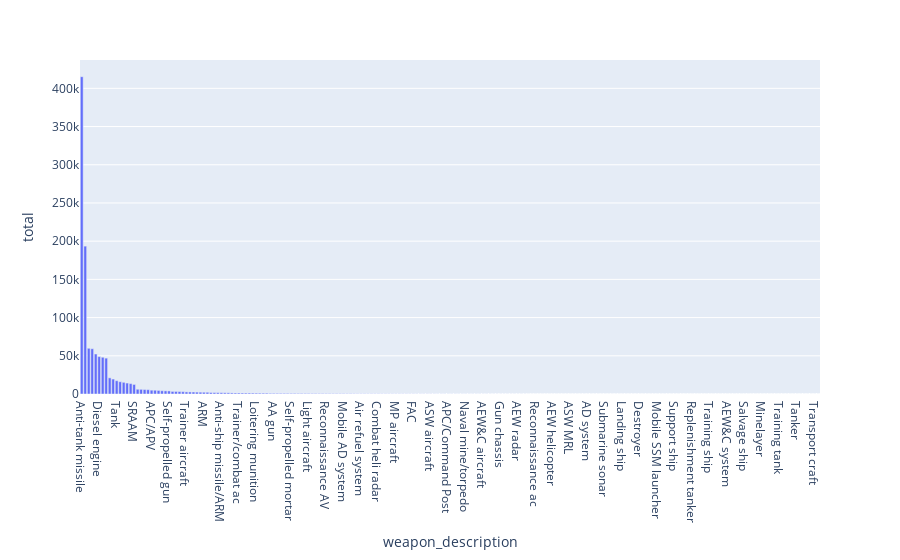

Notebook source saved alongside this figure:
### Code cell
#sipri_filter = sipri.query('total > 440')
sipri_counts = px.bar(sipri,x='weapon_description',y='total')
sipri_counts.show()

### Figure 1 — Plotly figure (JSON) as saved in the notebook; plotly's stock layout.template omitted (floating-point values rounded to 4 significant figures; data arrays with more than 128 entries replaced by an {"elided": "..."} marker saying what was removed)
{"data": [{"alignmentgroup": "True", "hovertemplate": "weapon_description=%{x}<br>total=%{y}<extra></extra>", "legendgroup": "", "marker": {"color": "#636efa"}, "name": "", "offsetgroup": "", "orientation": "v", "showlegend": false, "textposition": "auto", "type": "bar", "x": {"elided": "212 str values"}, "xaxis": "x", "y": {"elided": "212 int values"}, "yaxis": "y"}], "layout": {"barmode": "relative", "legend": {"tracegroupgap": 0}, "margin": {"t": 60}, "xaxis": {"anchor": "y", "domain": [0, 1], "title": {"text": "weapon_description"}}, "yaxis": {"anchor": "x", "domain": [0, 1], "title": {"text": "total"}}}}
